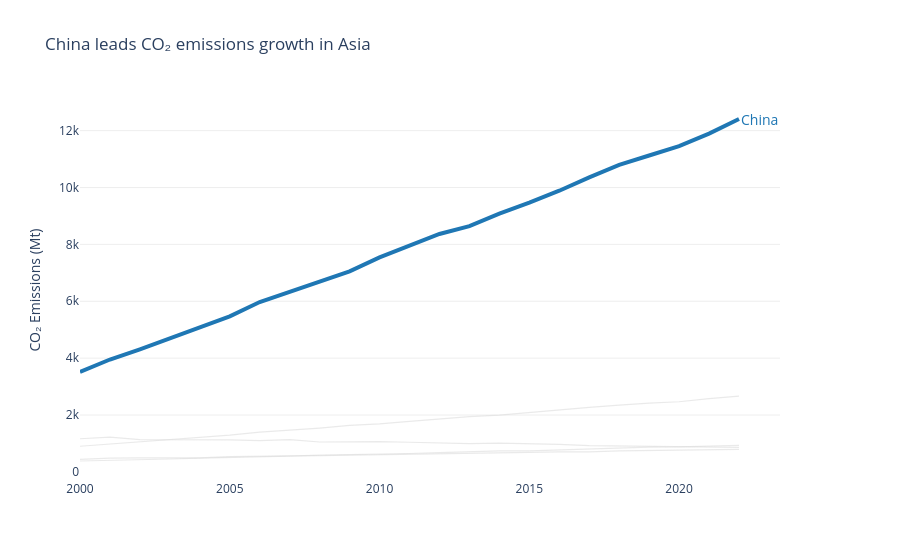

Source (notebook cell):
### Markdown cell above
---
## Task 1 — Multi-Series Line Chart with Highlight

**What to build:** A line chart showing CO2 emissions over time for **all Asian countries** in the dataset, with one country highlighted.

**Requirements:**
- All countries shown (for context), but only **one highlighted in colour** — your choice which
- All other lines in grey (#DDDDDD), thinner
- Highlighted country **labelled directly** at the end of its line (not in a legend)
- Insight title that names the highlighted country and its story

> 💡 `df[df['Region'] == 'Asia']` to filter; use `go.Figure()` with a loop for per-country control

### Code cell
# Task 1 — Multi-series line with highlight
# YOUR CODE HERE
# Task 1 — Multi-series line chart with highlight

asia_df = df[df['Region'] == 'Asia']
countries = asia_df['Country'].unique()

highlight_country = "China"   # You can change this (China, Japan, etc.)

fig1 = go.Figure()

for country in countries:
    country_data = asia_df[asia_df['Country'] == country]

    if country == highlight_country:
        line_color = "#1f77b4"   # blue highlight
        line_width = 4
        opacity = 1
    else:
        line_color = "#DDDDDD"   # grey lines
        line_width = 1.2
        opacity = 0.6

    fig1.add_trace(go.Scatter(
        x=country_data['Year'],
        y=country_data['CO2_Mt'],
        mode='lines',
        line=dict(color=line_color, width=line_width),
        opacity=opacity,
        showlegend=False
    ))

# Label the highlighted country at the end
last_point = asia_df[(asia_df['Country'] == highlight_country) & (asia_df['Year'] == 2022)]

fig1.add_annotation(
    x=2022,
    y=last_point['CO2_Mt'].values[0],
    text=highlight_country,
    showarrow=False,
    xanchor='left',
    font=dict(size=14, color="#1f77b4")
)

fig1.update_layout(
    title=f"{highlight_country} leads CO₂ emissions growth in Asia",
    plot_bgcolor='white',
    xaxis=dict(showgrid=False),
    yaxis=dict(title="CO₂ Emissions (Mt)", gridcolor="#EEEEEE"),
    margin=dict(r=120)
)

fig1.show()

### Figure 1 — Plotly figure (JSON) as saved in the notebook; plotly's stock layout.template omitted (floating-point values rounded to 4 significant figures)
{"data": [{"line": {"color": "#1f77b4", "width": 4}, "mode": "lines", "opacity": 1, "showlegend": false, "type": "scatter", "x": [2000, 2001, 2002, 2003, 2004, 2005, 2006, 2007, 2008, 2009, 2010, 2011, 2012, 2013, 2014, 2015, 2016, 2017, 2018, 2019, 2020, 2021, 2022], "y": [3514.0, 3952.0, 4312.0, 4692.0, 5079.0, 5468.0, 5974.0, 6323.0, 6673.0, 7053.0, 7543.0, 7972.0, 8365.0, 8641.0, 9078.0, 9466.0, 9887.0, 10360.0, 10790.0, 11130.0, 11450.0, 11900.0, 12410.0]}, {"line": {"color": "#DDDDDD", "width": 1.2}, "mode": "lines", "opacity": 0.6, "showlegend": false, "type": "scatter", "x": [2000, 2001, 2002, 2003, 2004, 2005, 2006, 2007, 2008, 2009, 2010, 2011, 2012, 2013, 2014, 2015, 2016, 2017, 2018, 2019, 2020, 2021, 2022], "y": [901.6, 974.6, 1056.0, 1146.0, 1205.0, 1291.0, 1396.0, 1466.0, 1542.0, 1637.0, 1687.0, 1774.0, 1865.0, 1945.0, 1994.0, 2092.0, 2177.0, 2267.0, 2345.0, 2419.0, 2466.0, 2580.0, 2661.0]}, {"line": {"color": "#DDDDDD", "width": 1.2}, "mode": "lines", "opacity": 0.6, "showlegend": false, "type": "scatter", "x": [2000, 2001, 2002, 2003, 2004, 2005, 2006, 2007, 2008, 2009, 2010, 2011, 2012, 2013, 2014, 2015, 2016, 2017, 2018, 2019, 2020, 2021, 2022], "y": [1166.0, 1220.0, 1136.0, 1131.0, 1151.0, 1127.0, 1101.0, 1133.0, 1050.0, 1061.0, 1064.0, 1042.0, 1005.0, 990.9, 1010.0, 996.6, 967.4, 925.1, 916.6, 914.5, 902.8, 898.1, 865.1]}, {"line": {"color": "#DDDDDD", "width": 1.2}, "mode": "lines", "opacity": 0.6, "showlegend": false, "type": "scatter", "x": [2000, 2001, 2002, 2003, 2004, 2005, 2006, 2007, 2008, 2009, 2010, 2011, 2012, 2013, 2014, 2015, 2016, 2017, 2018, 2019, 2020, 2021, 2022], "y": [438.1, 481.5, 490.6, 490.8, 494.6, 537.2, 539.0, 566.1, 570.0, 585.4, 595.9, 620.6, 631.1, 649.6, 646.2, 686.5, 704.0, 706.0, 738.5, 750.8, 755.8, 777.3, 789.5]}, {"line": {"color": "#DDDDDD", "width": 1.2}, "mode": "lines", "opacity": 0.6, "showlegend": false, "type": "scatter", "x": [2000, 2001, 2002, 2003, 2004, 2005, 2006, 2007, 2008, 2009, 2010, 2011, 2012, 2013, 2014, 2015, 2016, 2017, 2018, 2019, 2020, 2021, 2022], "y": [382.8, 400.4, 430.7, 453.8, 482.6, 501.9, 533.0, 551.8, 586.6, 602.5, 614.5, 647.3, 680.1, 717.7, 736.3, 738.2, 768.8, 813.7, 834.8, 872.3, 876.5, 898.5, 930.5]}], "layout": {"annotations": [{"font": {"color": "#1f77b4", "size": 14}, "showarrow": false, "text": "China", "x": 2022, "xanchor": "left", "y": 12410.0}], "margin": {"r": 120}, "plot_bgcolor": "white", "title": {"text": "China leads CO₂ emissions growth in Asia"}, "xaxis": {"showgrid": false}, "yaxis": {"gridcolor": "#EEEEEE", "title": {"text": "CO₂ Emissions (Mt)"}}}}
